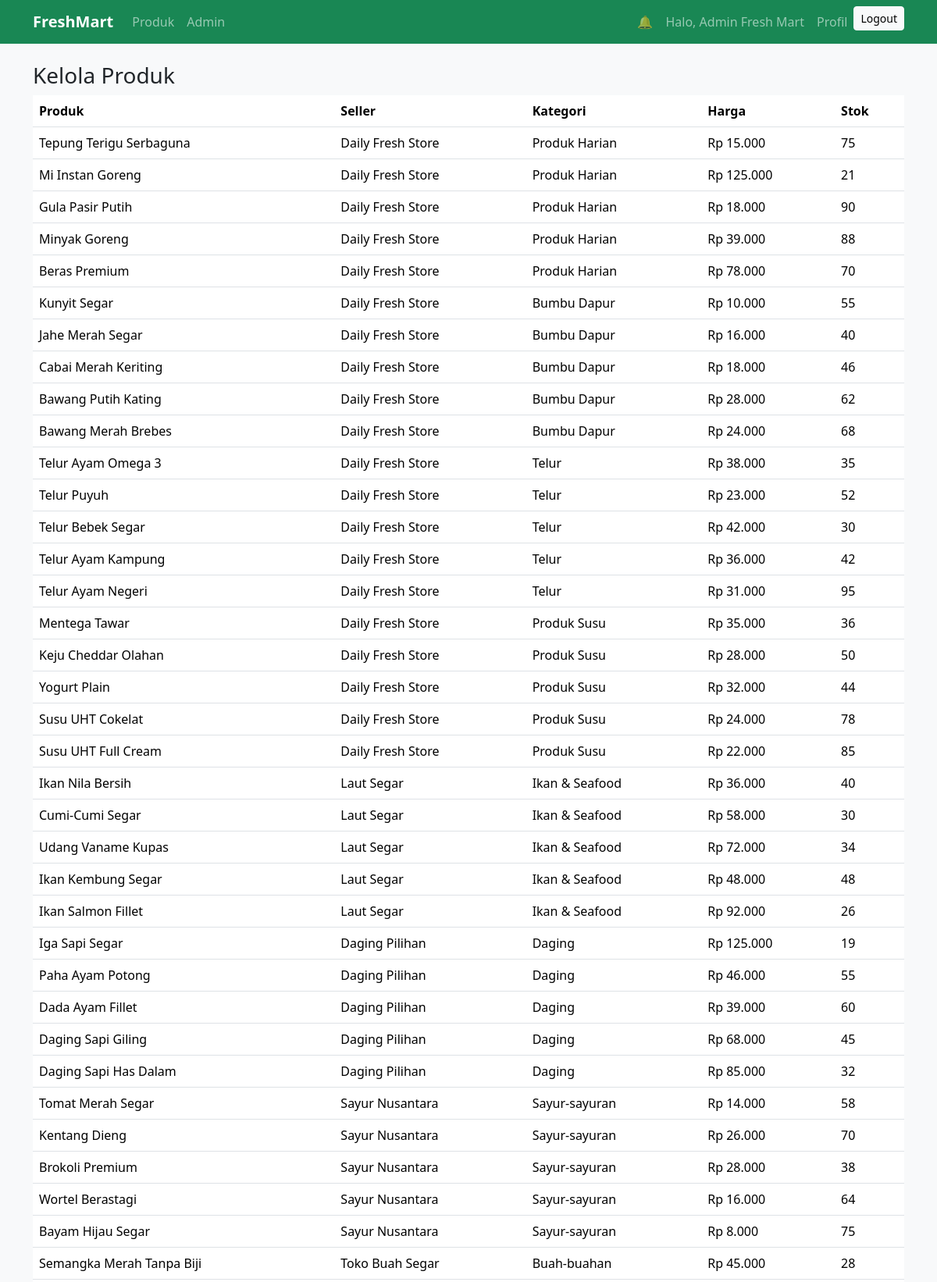
The app's page /index.php?page=admin-products (signed in, upper part) with its own data.
### tables this page shows
CREATE TABLE `products` (
  `id` int(11) NOT NULL,
  `seller_id` int(11) NOT NULL,
  `category_id` int(11) NOT NULL,
  `name` varchar(150) NOT NULL,
  `weight_size` varchar(100) DEFAULT NULL,
  `description` text DEFAULT NULL,
  `price` decimal(12,2) NOT NULL,
  `stock` int(11) NOT NULL DEFAULT 0,
  `image` varchar(255) DEFAULT 'default-product.png'
);

CREATE TABLE `users` (
  `id` int(11) NOT NULL,
  `name` varchar(100) NOT NULL,
  `email` varchar(100) NOT NULL,
  `password` varchar(255) NOT NULL,
  `role` enum('buyer','seller','admin') NOT NULL DEFAULT 'buyer',
  `seller_status` enum('pending','approved','rejected') DEFAULT 'approved',
  `created_at` datetime DEFAULT current_timestamp()
);

CREATE TABLE `categories` (
  `id` int(11) NOT NULL,
  `name` varchar(100) NOT NULL,
  `description` text DEFAULT NULL
);

### src/views/admin/products.php (the view)
<h3>Kelola Produk</h3><table class="table"><thead><tr><th>Produk</th><th>Seller</th><th>Kategori</th><th>Harga</th><th>Stok</th></tr></thead><tbody><?php while($p=mysqli_fetch_assoc($products)): ?><tr><td><?=e($p['name'])?></td><td><?=e($p['seller_name'])?></td><td><?=e($p['category'])?></td><td><?=money($p['price'])?></td><td><?=$p['stock']?></td></tr><?php endwhile; ?></tbody></table>

### src/assets/css/style.css (style rules this page uses)
body { background: #f8f9fa }

### records on screen
products: name "Tepung Terigu Serbaguna", seller.name "Daily Fresh Store", category.name "Produk Harian", price "Rp 15.000", stock "75"
products: name "Mi Instan Goreng", seller.name "Daily Fresh Store", category.name "Produk Harian", price "Rp 125.000", stock "21"
products: name "Gula Pasir Putih", seller.name "Daily Fresh Store", category.name "Produk Harian", price "Rp 18.000", stock "90"
products: name "Minyak Goreng", seller.name "Daily Fresh Store", category.name "Produk Harian", price "Rp 39.000", stock "88"
products: name "Beras Premium", seller.name "Daily Fresh Store", category.name "Produk Harian", price "Rp 78.000", stock "70"
products: name "Kunyit Segar", seller.name "Daily Fresh Store", category.name "Bumbu Dapur", price "Rp 10.000", stock "55"
products: name "Jahe Merah Segar", seller.name "Daily Fresh Store", category.name "Bumbu Dapur", price "Rp 16.000", stock "40"
products: name "Cabai Merah Keriting", seller.name "Daily Fresh Store", category.name "Bumbu Dapur", price "Rp 18.000", stock "46"
products: name "Bawang Putih Kating", seller.name "Daily Fresh Store", category.name "Bumbu Dapur", price "Rp 28.000", stock "62"
products: name "Bawang Merah Brebes", seller.name "Daily Fresh Store", category.name "Bumbu Dapur", price "Rp 24.000", stock "68"
products: name "Telur Ayam Omega 3", seller.name "Daily Fresh Store", category.name "Telur", price "Rp 38.000", stock "35"
products: name "Telur Puyuh", seller.name "Daily Fresh Store", category.name "Telur", price "Rp 23.000", stock "52"
products: name "Telur Bebek Segar", seller.name "Daily Fresh Store", category.name "Telur", price "Rp 42.000", stock "30"
products: name "Telur Ayam Kampung", seller.name "Daily Fresh Store", category.name "Telur", price "Rp 36.000", stock "42"
products: name "Telur Ayam Negeri", seller.name "Daily Fresh Store", category.name "Telur", price "Rp 31.000", stock "95"
products: name "Mentega Tawar", seller.name "Daily Fresh Store", category.name "Produk Susu", price "Rp 35.000", stock "36"
products: name "Keju Cheddar Olahan", seller.name "Daily Fresh Store", category.name "Produk Susu", price "Rp 28.000", stock "50"
products: name "Yogurt Plain", seller.name "Daily Fresh Store", category.name "Produk Susu", price "Rp 32.000", stock "44"
products: name "Susu UHT Cokelat", seller.name "Daily Fresh Store", category.name "Produk Susu", price "Rp 24.000", stock "78"
products: name "Susu UHT Full Cream", seller.name "Daily Fresh Store", category.name "Produk Susu", price "Rp 22.000", stock "85"
products: name "Ikan Nila Bersih", seller.name "Laut Segar", category.name "Ikan & Seafood", price "Rp 36.000", stock "40"
products: name "Cumi-Cumi Segar", seller.name "Laut Segar", category.name "Ikan & Seafood", price "Rp 58.000", stock "30"
products: name "Udang Vaname Kupas", seller.name "Laut Segar", category.name "Ikan & Seafood", price "Rp 72.000", stock "34"
products: name "Ikan Kembung Segar", seller.name "Laut Segar", category.name "Ikan & Seafood", price "Rp 48.000", stock "48"
products: name "Ikan Salmon Fillet", seller.name "Laut Segar", category.name "Ikan & Seafood", price "Rp 92.000", stock "26"
products: name "Iga Sapi Segar", seller.name "Daging Pilihan", category.name "Daging", price "Rp 125.000", stock "19"
products: name "Paha Ayam Potong", seller.name "Daging Pilihan", category.name "Daging", price "Rp 46.000", stock "55"
products: name "Dada Ayam Fillet", seller.name "Daging Pilihan", category.name "Daging", price "Rp 39.000", stock "60"
products: name "Daging Sapi Giling", seller.name "Daging Pilihan", category.name "Daging", price "Rp 68.000", stock "45"
products: name "Daging Sapi Has Dalam", seller.name "Daging Pilihan", category.name "Daging", price "Rp 85.000", stock "32"
products: name "Tomat Merah Segar", seller.name "Sayur Nusantara", category.name "Sayur-sayuran", price "Rp 14.000", stock "58"
products: name "Kentang Dieng", seller.name "Sayur Nusantara", category.name "Sayur-sayuran", price "Rp 26.000", stock "70"
products: name "Brokoli Premium", seller.name "Sayur Nusantara", category.name "Sayur-sayuran", price "Rp 28.000", stock "38"
products: name "Wortel Berastagi", seller.name "Sayur Nusantara", category.name "Sayur-sayuran", price "Rp 16.000", stock "64"
products: name "Bayam Hijau Segar", seller.name "Sayur Nusantara", category.name "Sayur-sayuran", price "Rp 8.000", stock "75"
products: name "Semangka Merah Tanpa Biji", seller.name "Toko Buah Segar", category.name "Buah-buahan", price "Rp 45.000", stock "28"

### other values on screen
$user['name'] "Admin Fresh Mart"
